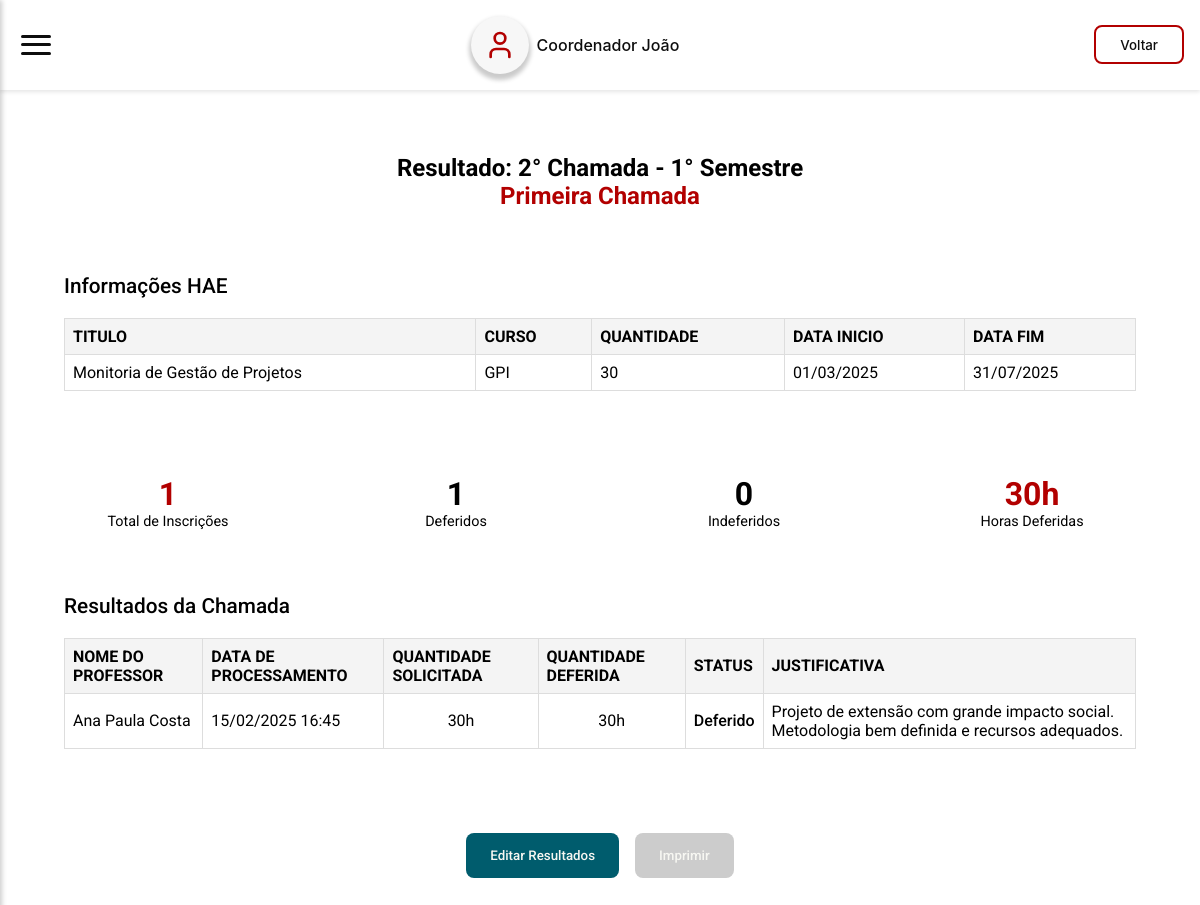
Screenshot of /pages/admin/preview/edital.resultado.admin.php?id_hae=4&num_chamada=2&semestre=1 (signed in) with the database file from the repository.
### tables this page shows
CREATE TABLE `tb_hae` (
  `id_hae` int NOT NULL,
  `titulo` varchar(60) NOT NULL,
  `tip_hae` varchar(30) NOT NULL,
  `quant_hae` int NOT NULL,
  `descricao` varchar(500) NOT NULL,
  `data_inicio` date NOT NULL,
  `data_final` date NOT NULL
);

CREATE TABLE `tb_chamada` (
  `id_chamada` int NOT NULL,
  `id_hae` int DEFAULT NULL,
  `id_inscricao` int DEFAULT NULL,
  `data_envio` datetime NOT NULL,
  `quant_hae` int NOT NULL,
  `status` enum('Deferido','Indeferido') NOT NULL DEFAULT 'Deferido',
  `justificativa` text,
  `num_chamada` int NOT NULL,
  `semestre` enum('1','2') NOT NULL
);

CREATE TABLE `tb_docente` (
  `id_docente` int NOT NULL,
  `nome` varchar(60) NOT NULL,
  `RG` varchar(12) NOT NULL,
  `email` varchar(100) NOT NULL,
  `matricula` int NOT NULL,
  `turno` varchar(8) NOT NULL,
  `senha` varchar(25) NOT NULL,
  `cargo` enum('Professor','Coordenador','Secretaria','Diretor') NOT NULL,
  `outras_fatecs` int DEFAULT NULL,
  `curso` varchar(4) DEFAULT NULL
);

CREATE TABLE `tb_inscricao` (
  `id_inscricao` int NOT NULL,
  `id_docente` int DEFAULT NULL,
  `id_hae` int DEFAULT NULL,
  `data_envio` datetime NOT NULL,
  `quant_hae` int DEFAULT NULL,
  `outras_fatecs` int DEFAULT NULL,
  `id_projeto` int DEFAULT NULL,
  `status` enum('Pendente','Em análise','Aprovada','Reprovada') NOT NULL DEFAULT 'Pendente'
);

### server/model/HAE.php (called while the page is built, shortened)
<?php
include_once __DIR__ . "/Database.php";
class HAE
{
    public Database $db;
    public function __construct($id_hae = null, $titulo = '', $descricao = '', $data_inicio = '', $data_final = '', $quant_hae = 0, $tip_hae = '')
    {
        $this->db = new Database();
        $this->db->connect_to();
        if ($id_hae !== null) {
            $this->titulo = $titulo;
            $this->data_inicio = $data_inicio;
            $this->data_final = $data_final;
            $this->quant_hae = $quant_hae;
            $this->tip_hae = $tip_hae;
        }
    }
    public function getHAEById(int $id_hae): ?HAE
    {
        $query = "SELECT * FROM tb_hae WHERE id_hae = :id_hae";
        $stmt = $this->db->get_PDO()->prepare($query);
        $stmt->bindParam(':id_hae', $id_hae);
        $stmt->execute();
        $result = $stmt->fetch(PDO::FETCH_ASSOC);
        if ($result) {
            return new self(
                $result['id_hae'],
                $result['titulo'],
                $result['descricao'],
                $result['data_inicio'],
                $result['data_final'],
                $result['quant_hae'],
                $result['tip_hae']
            );
        }
        return null;
    }
}

### server/model/Database.php (called while the page is built, shortened)
<?php
class Database
{
    private string $host = 'localhost';
    private string $db   = 'pi_fatec';
    private string $user = 'root';
    private string $pass = '';
    private string $charset = 'utf8mb4';
    private PDO | null $pdo = null;
    public function connect_to()
    {
        $dsn = "mysql:host={$this->host};dbname={$this->db};charset={$this->charset}";
        try {
            $this->pdo = new PDO($dsn, $this->user, $this->pass);
            $this->pdo->setAttribute(PDO::ATTR_ERRMODE, PDO::ERRMODE_EXCEPTION);
        } catch (PDOException $e) {
            echo "❌ Connection failed: " . $e->getMessage();
        }
    }
    public function is_connected()
    {
        return isset($this->pdo);
    }
    public function get_PDO(): PDO | null
    {
        return $this->is_connected() ? $this->pdo : null;
    }
}

### server/model/Chamada.php (called while the page is built, shortened)
<?php
include_once __DIR__ . "/Database.php";
class Chamada
{
    private Database $db;
    public function __construct($id_chamada = null, $id_hae = null, $id_inscricao = null, $data_envio = "", $quant_hae = null, $status = "", $justificativa = "")
    {
        $this->db = new Database();
        $this->db->connect_to();
    }
    public function getDetalhesResultadoChamada($id_hae, $num_chamada, $semestre) {
        $query = "SELECT
                    c.*,
                    d.nome as nomeDocente,
                    d.email as emailDocente,
                    i.quant_hae as quantSolicitada,
                    h.titulo as tituloHAE,
                    h.tip_hae as tipoHAE
                  FROM tb_chamada c
                  JOIN tb_inscricao i ON c.id_inscricao = i.id_inscricao
                  JOIN tb_docente d ON i.id_docente = d.id_docente
                  JOIN tb_hae h ON c.id_hae = h.id_hae
                  WHERE c.id_hae = :id_hae
                    AND c.num_chamada = :num_chamada
                    AND c.semestre = :semestre
                  ORDER BY d.nome ASC";
        $stmt = $this->db->get_PDO()->prepare($query);
        $stmt->bindParam(':id_hae', $id_hae);
        $stmt->bindParam(':num_chamada', $num_chamada);
        $stmt->bindParam(':semestre', $semestre);
        $stmt->execute();
        $result = $stmt->fetchAll(PDO::FETCH_ASSOC);
        return $result;
    }
}

### pages/admin/preview/edital.resultado.admin.php (the view, shortened to what this page needs)
<?php
require_once __DIR__ . "/../../../server/model/Chamada.php";
require_once __DIR__ . "/../../../server/model/HAE.php";
$id_hae = isset($_GET["id_hae"]) ? intval($_GET["id_hae"]) : null;
$num_chamada = isset($_GET["num_chamada"]) ? intval($_GET["num_chamada"]) : null;
$semestre = isset($_GET["semestre"]) ? $_GET["semestre"] : null;
$chamada = new Chamada();
$hae = new HAE();
$resultados = $chamada->getDetalhesResultadoChamada($id_hae, $num_chamada, $semestre);
$haeData = $hae->getHAEById($id_hae);
$totalInscricoes = count($resultados);
$totalDeferidos = array_sum(array_map(fn($r) => $r['status'] === 'Deferido' ? 1 : 0, $resultados));
$totalIndeferidos = $totalInscricoes - $totalDeferidos;
$totalHorasDeferidas = array_sum(array_map(fn($r) => $r['status'] === 'Deferido' ? $r['quant_hae'] : 0, $resultados));
?>
<!DOCTYPE html>
<html lang="pt-br">
<head>
  <link rel="stylesheet" href="../../../styles/global.css" />
  <link rel="stylesheet" href="../../../styles/components.css" />
  <link rel="stylesheet" href="../../../styles/edital.resultado.css" />
  <link rel="stylesheet" href="../../../styles/formulario.css" />
</head>
<body>
  <header-fatec
    data-button-title="Voltar"
    data-button-href="../editals.admin.php" class="no-print"></header-fatec>
  <section id="form-section">
    <span class="title">
      <h1>Resultado: <?php echo $num_chamada; ?>° Chamada - <?php echo $semestre; ?>° Semestre</h1>
      <h2>Primeira Chamada</h2>
    </span>
    <div class="table-container">
      <h3>Informações HAE</h3>
      <table class="hae-table">
        <thead>
          <tr>
            <th>Titulo</th>
            <th>Curso</th>
            <th>Quantidade</th>
            <th>Data Inicio</th>
            <th>Data Fim</th>
          </tr>
        </thead>
        <tbody>
          <tr>
            <td><?php echo htmlspecialchars($haeData->titulo); ?></td>
            <td><?php echo htmlspecialchars($haeData->tip_hae); ?></td>
            <td><?php echo htmlspecialchars($haeData->quant_hae); ?></td>
            <td><?php echo date("d/m/Y", strtotime($haeData->data_inicio)); ?></td>
            <td><?php echo date("d/m/Y", strtotime($haeData->data_final)); ?></td>
          </tr>
        </tbody>
      </table>
    </div>
    <div class="stats-container">
      <div class="stat-card">
        <div class="stat-number"><?php echo $totalInscricoes; ?></div>
        <div class="stat-label">Total de Inscrições</div>
      </div>
      <div class="stat-card">
        <div class="stat-number" style="color: var(--green-600);"><?php echo $totalDeferidos; ?></div>
        <div class="stat-label">Deferidos</div>
      </div>
      <div class="stat-card">
        <div class="stat-number" style="color: var(--red-600);"><?php echo $totalIndeferidos; ?></div>
        <div class="stat-label">Indeferidos</div>
      </div>
      <div class="stat-card">
        <div class="stat-number"><?php echo $totalHorasDeferidas; ?>h</div>
        <div class="stat-label">Horas Deferidas</div>
      </div>
    </div>
    <div class="table-container">
      <h3>Resultados da Chamada</h3>
      <table class="hae-table">
        <thead>
          <tr>
            <th>Nome do Professor</th>
            <th>Data de Processamento</th>
            <th>Quantidade Solicitada</th>
            <th>Quantidade Deferida</th>
            <th>Status</th>
            <th>Justificativa</th>
          </tr>
        </thead>
        <tbody>
          <?php foreach ($resultados as $resultado): ?>
            <tr>
              <td><?php echo htmlspecialchars($resultado['nomeDocente']); ?></td>
              <td><?php echo date("d/m/Y H:i", strtotime($resultado['data_envio'])); ?></td>
              <td>
                <center><?php echo htmlspecialchars($resultado['quantSolicitada']); ?>h</center>
              </td>
              <td>
                <center><?php echo htmlspecialchars($resultado['quant_hae']); ?>h</center>
              </td>
              <td class="<?php echo $resultado['status'] === 'Deferido' ? 'status-deferido' : 'status-indeferido'; ?>">
                <?php echo htmlspecialchars($resultado['status']); ?>
              </td>
              <td><?php echo htmlspecialchars($resultado['justificativa'] ?: '-'); ?></td>
            </tr>
          <?php endforeach; ?>
        </tbody>
      </table>
    </div>
    <div style="display: flex; gap: 1rem; justify-content: center; margin: 2rem 0;">
      <a href="../add/resultado_form.php?id=<?php echo $id_hae; ?>">
        <button
          class="button-primary no-print"
          style="
            --button-color: var(--fatec-blue-500);
            --button-color-hover: var(--fatec-blue-700);
          ">
          Editar Resultados
        </button>
      </a>
      <button
        onclick="window.print()"
        class="button-primary no-print"
        style="
          --button-color: #cccccc;
          --button-color-hover: #dddddd;
        ">
        Imprimir
      </button>
    </div>
  </section>
</body>
</html>

### styles/global.css (style rules this page uses)
:root { --fatec-red-400: #d32719; --fatec-red-500: #b20000; --fatec-red-700: #7e0000; --fatec-white-500: #f7f7f2; --fatec-dark-500: #0d0d0d; --fatec-gray-500: #666666; --fatec-gray-300: #dadada; --fatec-blue-500: #005c6d; --fatec-blue-700: #004854; --fatec-lightblue-500: #00c1cf; --fatec-lightblue-600: #00d8e8; --sm: 640px; --md: 768px; --lg: 1024px; --xl: 1280px; --2xl: 1536px; --text-xs-font-size: 0.75rem; --text-sm-font-size: 0.875rem; --text-base-font-size: 1rem; --text-lg-font-size: 1.125rem; --text-xl-font-size: 1.25rem; --text-2xl-font-size: 1.5rem; --text-xs-line-height: 1rem; --text-sm-line-height: 1.25rem; --text-base-line-height: 1.5rem; --text-lg-line-height: 1.75rem; --text-xl-line-height: 1.75rem; }
*::before, *::after { box-sizing: border-box; }
* { padding: 0; margin: 0; box-sizing: border-box; }
body { -webkit-font-smoothing: antialiased; -moz-osx-font-smoothing: grayscale; text-rendering: optimizeLegibility !important; }
a { text-decoration: none; }

### styles/components.css (style rules this page uses)
.button-primary { background: var(--button-color); color: var(--fatec-white-500); padding: 0.95rem 1.5rem; border: 0; border-radius: 8px; font-family: "Roboto", sans-serif; font-weight: 500; cursor: pointer; transition: background ease 400ms; }

### styles/edital.resultado.css (style rules this page uses)
.title { font-family: "Roboto", sans-serif; text-align: center; padding: 2rem; }
.title h2 { color: var(--fatec-red-500); }
.table-container { overflow: scroll; padding: 1rem; }
@media (min-width: 625px) { .table-container { overflow: hidden; padding: 2rem; } }
.hae-table { width: 100%; border-collapse: collapse; margin: 20px 0; font-size: 16px; text-align: left; font-family: "Roboto", sans-serif; }
.hae-table thead { background-color: #f4f4f4; }
.hae-table th, .hae-table td { border: 1px solid #ddd; padding: 8px; }
.hae-table th { font-weight: bold; text-transform: uppercase; }

### styles/formulario.css (style rules this page uses)
#hae-section, #form-section { display: flex; flex-direction: column; padding: 2rem; }

### pages/admin/preview/edital.resultado.admin.php (style rules this page uses)
.stats-container { display: grid; grid-template-columns: repeat(auto-fit, minmax(200px, 1fr)); gap: 1rem; margin: 1rem 0; }
.stat-card { background: var(--white); padding: 1rem; border-radius: 8px; border: 1px solid var(--gray-200); text-align: center; }
.stat-number { font-size: 2rem; font-weight: bold; font-family: "Roboto", sans-serif; color: var(--fatec-red-500); }
.stat-label { color: var(--gray-600); font-size: 0.9rem; font-family: "Roboto", sans-serif; }
.status-deferido { color: var(--green-600); font-weight: 500; }
h3 { font-family: "Roboto", sans-serif; font-weight: 500; font-size: 1.3rem; }

### rows the page displays
tb_hae: titulo "Monitoria de Gestão de Projetos", tip_hae "GPI", quant_hae "30", data_inicio "01/03/2025", data_final "31/07/2025"
tb_chamada: status "1", status "0", quant_hae "30", tb_docente.nome "Ana Paula Costa", data_envio "15/02/2025 16:45", id_inscricao.quant_hae "30", status "Deferido", justificativa "Projeto de extensão com grande impacto social. Metodologia bem definida e recursos adequados."

### other values shown
$num_chamada "2"
$semestre "1"
$totalInscricoes "1"
